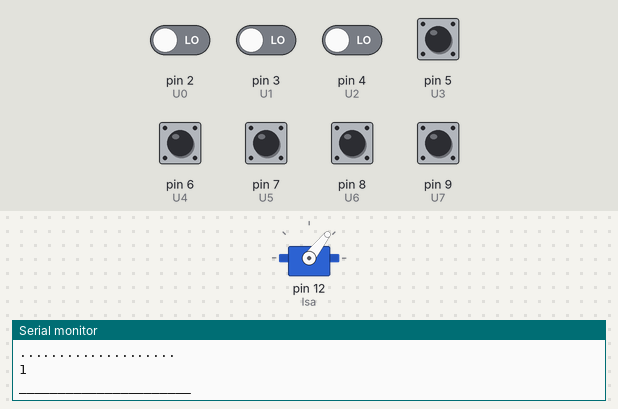
The sketch below on a simulated Arduino Uno, built with avr-gcc and run on an emulated ATmega328P. Parts: servo, the last lines printed to the serial monitor. Inputs (shaded band) come from the test bench; at power-on: pin 5 (U3), pin 6 (U4), pin 7 (U5), pin 8 (U6), pin 9 (U7) HIGH, pin 2 (U0), pin 3 (U1), pin 4 (U2) LOW.

Above: at 1.2 s.
1.3 s: pin 2 (U0) driven HIGH
At 2.13 s:
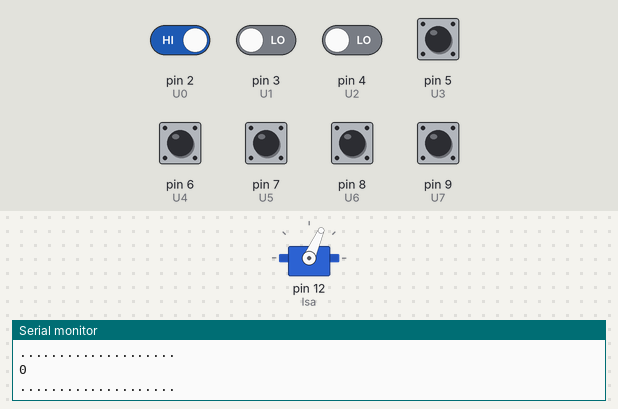
4.3 s: pin 2 (U0) driven LOW
At 4.48 s:
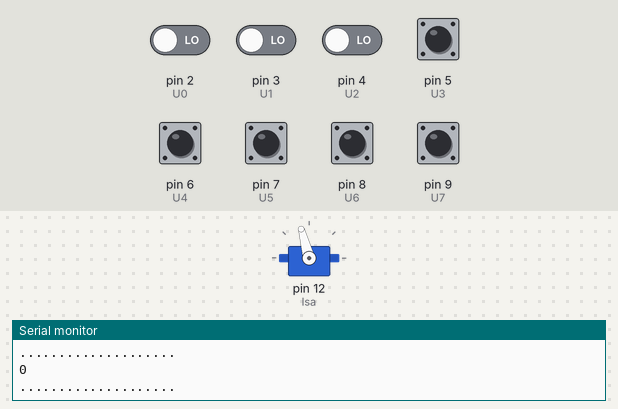
7.3 s: pin 3 (U1) driven HIGH
At 10.3 s:
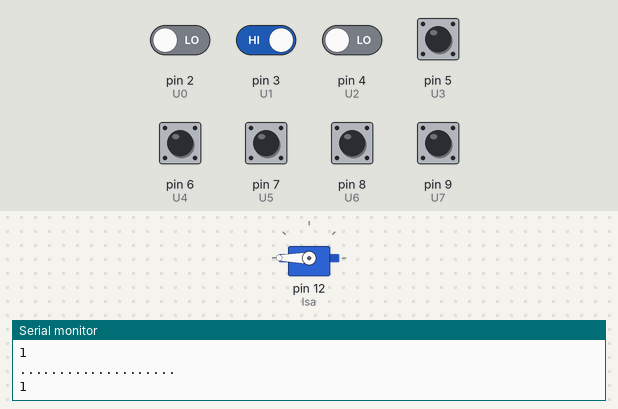
Timing chart, 0 to 11.8 s (numbered marks = the images above; inputs shaded):
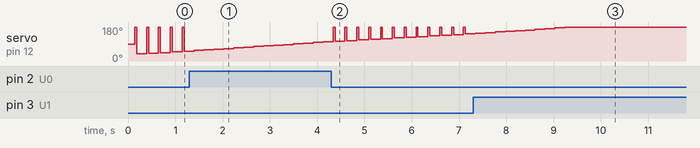

The sketch:

TEST_27.ino
```cpp
#include <PID_v1.h>
#include<Servo.h>

double Setpoint, Input, Output;
double Kp = 1, Ki = 1, Kd = 1;
double CurrentVal;
PID myPID(&Input, &Output, &Setpoint, Kp, Ki, Kd, DIRECT);


Servo lsa;
int U0 = 2;
int U1 = 3;
int U2 = 4;
int U3 = 5;
int U4 = 6;
int U5 = 7;
int U6 = 8;
int U7 = 9;
int left = 10;


void setup()
{
  lsa.attach(12);
  Input = CurrentVal;
  Setpoint = 35;
  myPID.SetMode(AUTOMATIC);
  pinMode(2, INPUT);
  pinMode(3, INPUT);
  pinMode(4, INPUT);
  pinMode(5, INPUT);
  pinMode(6, INPUT);
  pinMode(7, INPUT);
  pinMode(8, INPUT);
  pinMode(9, INPUT);
  pinMode(10, INPUT);
  Serial.begin(9600);
}

void loop()
{
  Serial.println(digitalRead(U0));
  Serial.println("....................");
  Serial.println(digitalRead(U1));
  Serial.println("....................");
  Serial.println(digitalRead(U2));
  Serial.println("....................");
  Serial.println(digitalRead(U3));
  Serial.println("....................");
  Serial.println(digitalRead(U4));
  Serial.println("....................");

  Serial.println(digitalRead(U5));
  Serial.println("....................");
  Serial.println(digitalRead(U6));
  Serial.println("....................");
  Serial.println(digitalRead(U7));
  Serial.println("______________________");


  /*                                 ------------------------------------------------ALL THE CONDITION-----------------------------------------------------
    (digitalRead(U0)==0)&&(digitalRead(U1)==0)&&(digitalRead(U2) == 0)&&(digitalRead(U3) == 0)&&(digitalRead(U4) == 0)&&(digitalRead(U5) == 0)&&(digitalRead(U6) == 0)&&(digitalRead(U7) == 0)
    (digitalRead(U0)==1)&&(digitalRead(U1)==1)&&(digitalRead(U2) == 1)&&(digitalRead(U3) == 1)&&(digitalRead(U4) == 1)&&(digitalRead(U5) == 1)&&(digitalRead(U6) == 1)&&(digitalRead(U7) == 1)
  */


  //streight condition     ************   tripel condition  ************
  if ((digitalRead(U0) == 1) && (digitalRead(U1) == 1) && (digitalRead(U2) == 1) && (digitalRead(U3) == 0) && (digitalRead(U4) == 0) && (digitalRead(U5) == 0) && (digitalRead(U6) == 0) && (digitalRead(U7) == 0))
  {
    //CurrentVal =;
    //lsa.write(70);
    //Serial.println("on U0 & U1 & U2, turning ##LEFT## by ##10##");
  }

  else if ((digitalRead(U0) == 0) && (digitalRead(U1) == 1) && (digitalRead(U2) == 1) && (digitalRead(U3) == 1) && (digitalRead(U4) == 0) && (digitalRead(U5) == 0) && (digitalRead(U6) == 0) && (digitalRead(U7) == 0))
  {
    //CurrentVal =;
    //lsa.write(75);
    //Serial.println("on U1 & U2 & U3, turning ##LEFT## by ##5##");
  }

  else if ((digitalRead(U0) == 0) && (digitalRead(U1) == 0) && (digitalRead(U2) == 1) && (digitalRead(U3) == 1) && (digitalRead(U4) == 1) && (digitalRead(U5) == 0) && (digitalRead(U6) == 0) && (digitalRead(U7) == 0))
  {
    //CurrentVal =;
    //lsa.write(78);
    //Serial.println("on U2 & U3 & U4, turnig ##LEFT## by ##2##");
  }

  else if ((digitalRead(U0) == 0) && (digitalRead(U1) == 0) && (digitalRead(U2) == 0) && (digitalRead(U3) == 1) && (digitalRead(U4) == 1) && (digitalRead(U5) == 1) && (digitalRead(U6) == 0) && (digitalRead(U7) == 0))
  {
    //CurrentVal =;
    //lsa.write(82);
    //Serial.println("on U3 & U4 & U5, turning ##RIGHT## BY ##2##");
  }

  else if ((digitalRead(U0) == 0) && (digitalRead(U1) == 0) && (digitalRead(U2) == 0) && (digitalRead(U3) == 0) && (digitalRead(U4) == 1) && (digitalRead(U5) == 1) && (digitalRead(U6) == 1) && (digitalRead(U7) == 0))
  {
    //CurrentVal =;
    //lsa.write(85);
    //Serial.println("on U4 & U5 & U6,turning ##RIGHT## by ##5##");
  }

  else if ((digitalRead(U0) == 0) && (digitalRead(U1) == 0) && (digitalRead(U2) == 0) && (digitalRead(U3) == 0) && (digitalRead(U4) == 0) && (digitalRead(U5) == 1) && (digitalRead(U6) == 1) && (digitalRead(U7) == 1))
  {
    //CurrentVal =;
    //lsa.write(90);
    //Serial.println("on U5 & U6 & U7,turning ##RIGHT## by ##10##");
  }


  //strate condition     ************   double condition  ************

  else if ((digitalRead(U0) == 1) && (digitalRead(U1) == 1) && (digitalRead(U2) == 0) && (digitalRead(U3) == 0) && (digitalRead(U4) == 0) && (digitalRead(U5) == 0) && (digitalRead(U6) == 0) && (digitalRead(U7) == 0))
  {
    CurrentVal = 5;
    //lsa.write(65);
    //Serial.println("on U0 & U1, turning ##LEFT## by ##15##");  //(digitalRead(U0)==1)&&(digitalRead(U1)==1)&&(digitalRead(U2) == 1)&&(digitalRead(U3) == 1)&&(digitalRead(U4) == 1)&&(digitalRead(U5) == 1)&&(digitalRead(U6) == 1)&&(digitalRead(U7) == 1)
  }

  else if ((digitalRead(U0) == 0) && (digitalRead(U1) == 1) && (digitalRead(U2) == 1) && (digitalRead(U3) == 0) && (digitalRead(U4) == 0) && (digitalRead(U5) == 0) && (digitalRead(U6) == 0) && (digitalRead(U7) == 0))
  {
    CurrentVal = 15;
    //lsa.write(70);
    //Serial.println("on U1 & U2, turning ##LEFT## by ##10##");
  }

  else if ((digitalRead(U0) == 0) && (digitalRead(U1) == 0) && (digitalRead(U2) == 1) && (digitalRead(U3) == 1) && (digitalRead(U4) == 0) && (digitalRead(U5) == 0) && (digitalRead(U6) == 0) && (digitalRead(U7) == 0))
  {
    CurrentVal = 25;
    //lsa.write(75);
    //Serial.println("on U2 & U3, turnig ##LEFT## by ##5##");
   }

  else if ((digitalRead(U0) == 0) && (digitalRead(U1) == 0) && (digitalRead(U2) == 0) && (digitalRead(U3) == 1) && (digitalRead(U4) == 1) && (digitalRead(U5) == 0) && (digitalRead(U6) == 0) && (digitalRead(U7) == 0))
  {
    CurrentVal = 35;
    //lsa.write(80);
    //Serial.println("on U3 & U4,##MOVING FORWARD##");
  }

  else if ((digitalRead(U0) == 0) && (digitalRead(U1) == 0) && (digitalRead(U2) == 0) && (digitalRead(U3) == 0) && (digitalRead(U4) == 1) && (digitalRead(U5) == 1) && (digitalRead(U6) == 0) && (digitalRead(U7) == 0))
  {
    CurrentVal = 45;
    //lsa.write(85);
    //Serial.println("on U4 & U5,turning ##RIGHT## by ##5##");
  }

  else if ((digitalRead(U0) == 0) && (digitalRead(U1) == 0) && (digitalRead(U2) == 0) && (digitalRead(U3) == 0) && (digitalRead(U4) == 0) && (digitalRead(U5) == 1) && (digitalRead(U6) == 1) && (digitalRead(U7) == 0))
  {
    CurrentVal = 55;
    //lsa.write(90);
    //Serial.println("on U5 & U6,turning ##RIGHT## by ##10##");
  }

  else if ((digitalRead(U0) == 0) && (digitalRead(U1) == 0) && (digitalRead(U2) == 0) && (digitalRead(U3) == 0) && (digitalRead(U4) == 0) && (digitalRead(U5) == 0) && (digitalRead(U6) == 1) && (digitalRead(U7) == 1))
  {
    CurrentVal = 65;
    //lsa.write(95);
    //Serial.println("on U6 & U7,turning ##RIGHT## by ##15##");
  }


  //strate condition     ************   single condition  ************
  else if ((digitalRead(U0) == 1) && (digitalRead(U1) == 0) && (digitalRead(U2) == 0) && (digitalRead(U3) == 0) && (digitalRead(U4) == 0) && (digitalRead(U5) == 0) && (digitalRead(U6) == 0) && (digitalRead(U7) == 0))
  {
    CurrentVal = 0;
    //lsa.write(65);
    //Serial.println("on U0, turning ##LEFT## by ##15##");
  }

  else if ((digitalRead(U0) == 0) && (digitalRead(U1) == 1) && (digitalRead(U2) == 0) && (digitalRead(U3) == 0) && (digitalRead(U4) == 0) && (digitalRead(U5) == 0) && (digitalRead(U6) == 0) && (digitalRead(U7) == 0))
  {
    CurrentVal = 10;
    //lsa.write(70);
    //Serial.println("U1 high, turnig ##left## by ##10##");
  }

  else if ((digitalRead(U0) == 0) && (digitalRead(U1) == 0) && (digitalRead(U2) == 1) && (digitalRead(U3) == 0) && (digitalRead(U4) == 0) && (digitalRead(U5) == 0) && (digitalRead(U6) == 0) && (digitalRead(U7) == 0))
  {
    CurrentVal = 20;
    //lsa.write(75);
    //Serial.println("U2 high,turning ##left## by ##5##");
  }

  else if ((digitalRead(U0) == 0) && (digitalRead(U1) == 0) && (digitalRead(U2) == 0) && (digitalRead(U3) == 1) && (digitalRead(U4) == 0) && (digitalRead(U5) == 0) && (digitalRead(U6) == 0) && (digitalRead(U7) == 0))
  {
    CurrentVal = 30;
    //lsa.write(80);
    //Serial.println("U3 high,moving ##forward##");
  }

  else if ((digitalRead(U0) == 0) && (digitalRead(U1) == 0) && (digitalRead(U2) == 0) && (digitalRead(U3) == 0) && (digitalRead(U4) == 1) && (digitalRead(U5) == 0) && (digitalRead(U6) == 0) && (digitalRead(U7) == 0))
  {
    CurrentVal = 40;
    //lsa.write(80);
    //Serial.println("U4 high,moving ##forward##");
  }

  else if ((digitalRead(U0) == 0) && (digitalRead(U1) == 0) && (digitalRead(U2) == 0) && (digitalRead(U3) == 0) && (digitalRead(U4) == 0) && (digitalRead(U5) == 1) && (digitalRead(U6) == 0) && (digitalRead(U7) == 0))
  {
    CurrentVal = 50;
    //lsa.write(85);
    //Serial.println("U5 high, turnig ##right## by ##5##");
  }

  else if ((digitalRead(U0) == 0) && (digitalRead(U1) == 0) && (digitalRead(U2) == 0) && (digitalRead(U3) == 0) && (digitalRead(U4) == 0) && (digitalRead(U5) == 0) && (digitalRead(U6) == 1) && (digitalRead(U7) == 0))
  {
    CurrentVal = 60;
    ////lsa.write(90);
    ////Serial.println("U6 high, turnig ##right## by ##10##");
  }

  else if ((digitalRead(U0) == 0) && (digitalRead(U1) == 0) && (digitalRead(U2) == 0) && (digitalRead(U3) == 0) && (digitalRead(U4) == 0) && (digitalRead(U5) == 0) && (digitalRead(U6) == 0) && (digitalRead(U7) == 1))
  {
    CurrentVal = 70;
    ////lsa.write(95);
    ////Serial.println("on U7,turning ##RIGHT## by ##15##");
  }


  //       move right
  else if ((digitalRead(U0) == 0) && (digitalRead(U1) == 0) && (digitalRead(U2) == 0) && (digitalRead(U3) == 1) && (digitalRead(U4) == 1) && (digitalRead(U5) == 1) && (digitalRead(U6) == 1) && (digitalRead(U7) == 1))
  {
    lsa.write(180);
    Serial.println("##CORNER## turnig ##right## by ##90##");
  }

  else if ((digitalRead(U0) == 0) && (digitalRead(U1) == 0) && (digitalRead(U2) == 0) && (digitalRead(U3) == 0) && (digitalRead(U4) == 1) && (digitalRead(U5) == 1) && (digitalRead(U6) == 1) && (digitalRead(U7) == 1))
  {
    lsa.write(180);
    Serial.println("##CORNER## turnig ##right## by ##90##");
  }


  // move left
  else if ((digitalRead(U0) == 1) && (digitalRead(U1) == 1) && (digitalRead(U2) == 1) && (digitalRead(U3) == 1) && (digitalRead(U4) == 1) && (digitalRead(U5) == 0) && (digitalRead(U6) == 0) && (digitalRead(U7) == 0))
  {
    lsa.write(0);
    Serial.println("##CORNER## turnig ##left## by ##90##");
  }

  else if ((digitalRead(U0) == 1) && (digitalRead(U1) == 1) && (digitalRead(U2) == 1) && (digitalRead(U3) == 1) && (digitalRead(U4) == 0) && (digitalRead(U5) == 0) && (digitalRead(U6) == 0) && (digitalRead(U7) == 0))
  {
    lsa.write(0);
    Serial.println("##CORNER## turnig ##left## by ##90##");
  }


  //   All HIGH

  else if ((digitalRead(U0) == 1) && (digitalRead(U1) == 1) && (digitalRead(U2) == 1) && (digitalRead(U3) == 1) && (digitalRead(U4) == 1) && (digitalRead(U5) == 1) && (digitalRead(U6) == 1) && (digitalRead(U7) == 1))
  {
    lsa.write(0);
    Serial.println("##JUNCTION## turnig ##left## by ##90##");
  }


  //Input = CurrentVal;
  myPID.Compute();
  lsa.write(Output);
}
```
